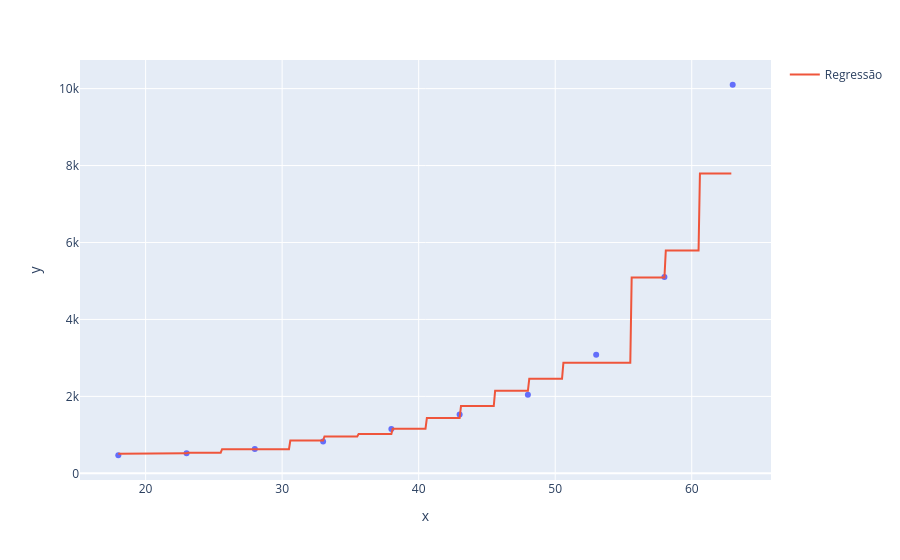

This figure's notebook cell:
### Code cell
grafico = px.scatter(x=X_planos_saude2.ravel(), y=y_planos_saude2)
grafico.add_scatter(x=X_teste_arvore.ravel(), y=regressor_random_forest_saude.predict(X_teste_arvore), name='Regressão')
grafico.show()

### Figure 1 — Plotly figure (JSON) as saved in the notebook; plotly's stock layout.template omitted (floating-point values rounded to 4 significant figures; data arrays with more than 128 entries replaced by an {"elided": "..."} marker saying what was removed)
{"data": [{"hovertemplate": "x=%{x}<br>y=%{y}<extra></extra>", "legendgroup": "", "marker": {"color": "#636efa", "symbol": "circle"}, "mode": "markers", "name": "", "orientation": "v", "showlegend": false, "type": "scatter", "x": [18, 23, 28, 33, 38, 43, 48, 53, 58, 63], "xaxis": "x", "y": [470, 520, 630, 830, 1150, 1530, 2040, 3080, 5100, 10100], "yaxis": "y"}, {"name": "Regressão", "type": "scatter", "x": {"elided": "450 float values"}, "y": {"elided": "450 float values"}}], "layout": {"legend": {"tracegroupgap": 0}, "margin": {"t": 60}, "xaxis": {"anchor": "y", "domain": [0, 1], "title": {"text": "x"}}, "yaxis": {"anchor": "x", "domain": [0, 1], "title": {"text": "y"}}}}
